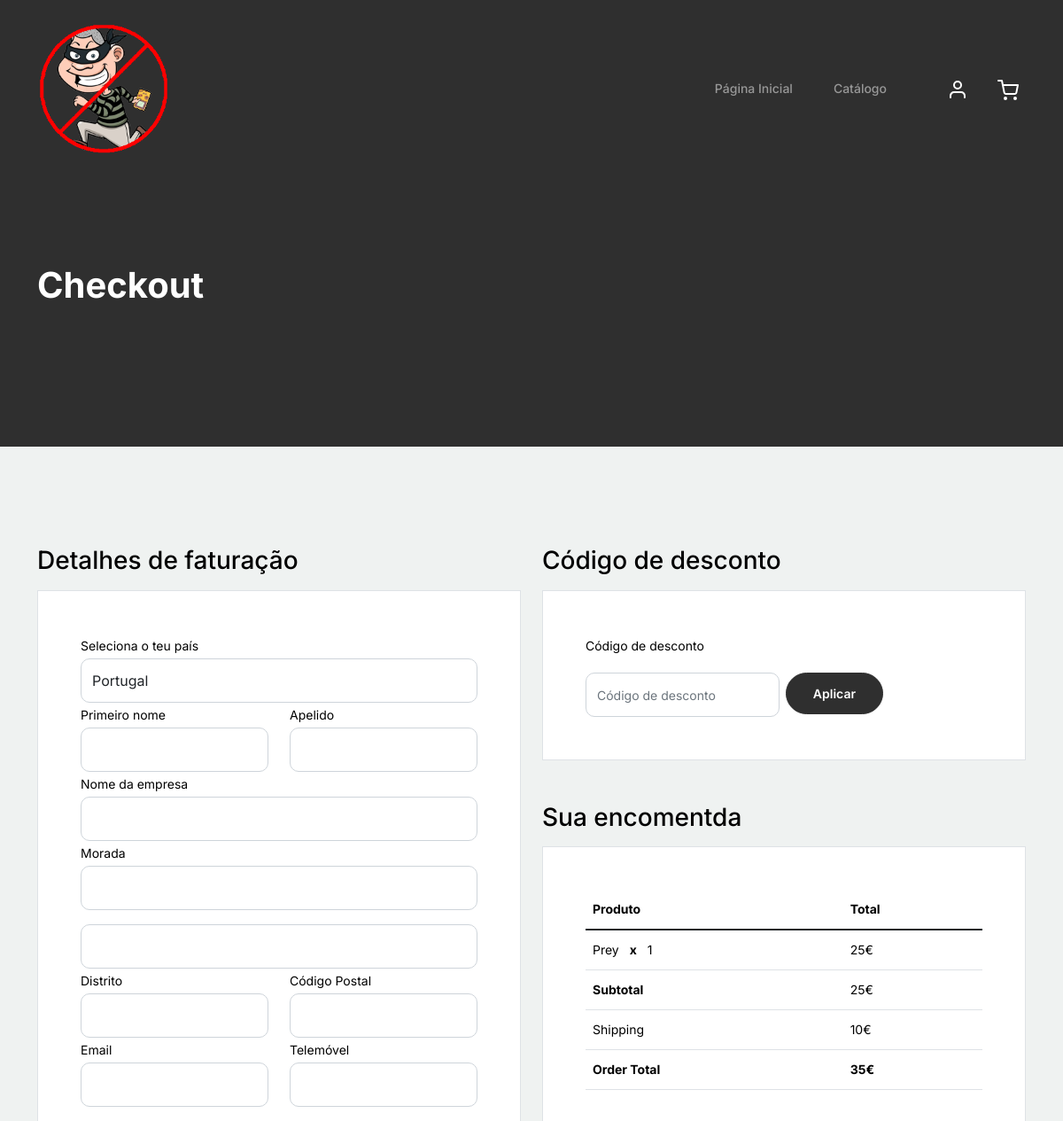
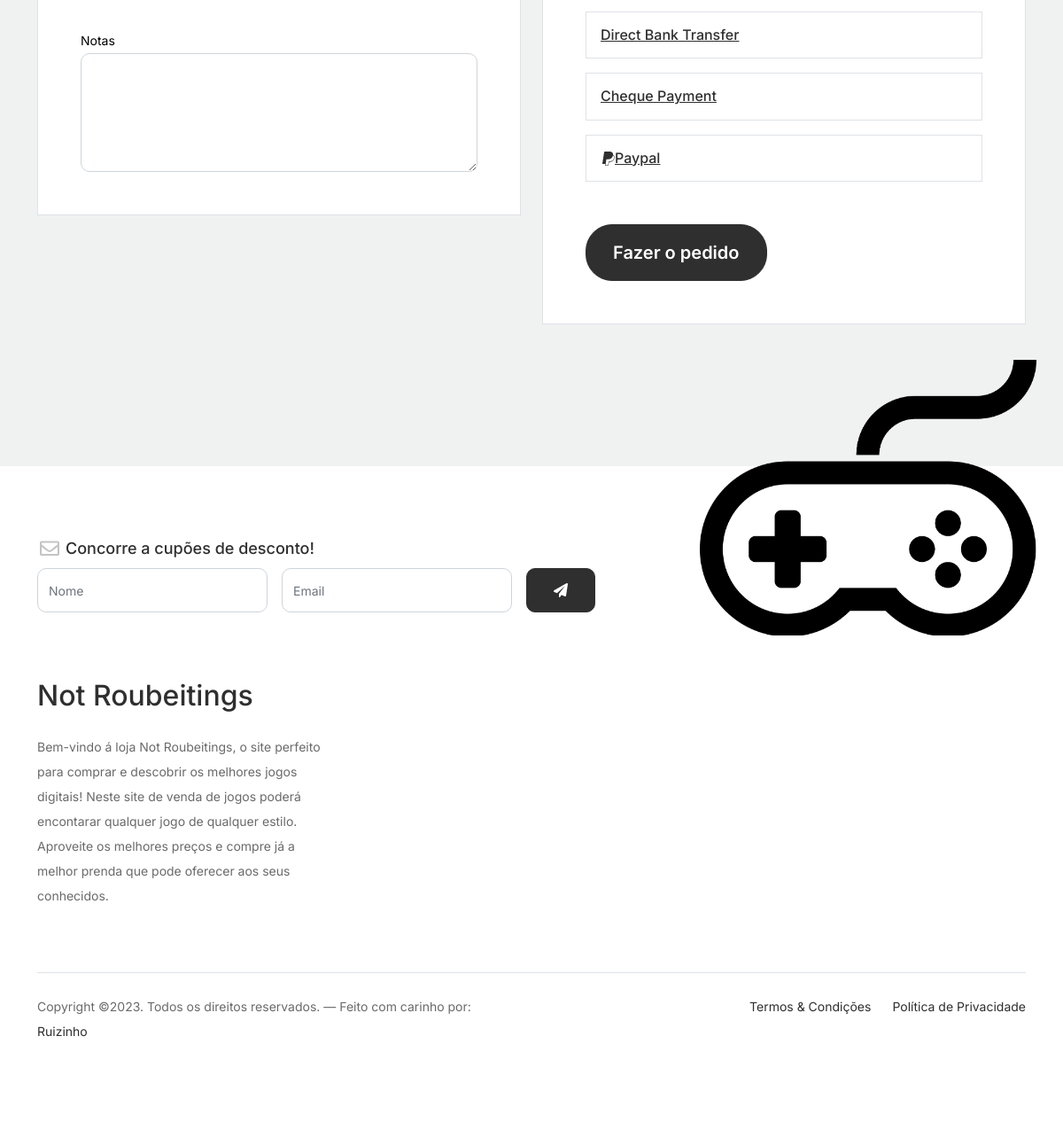
The page /notroubeitings/checkout.php (signed in) on the database its author committed (2 pictures, top to bottom).
### tables this page shows
CREATE TABLE `cart` (
  `U_ID` int(11) NOT NULL,
  `I_ID` int(11) NOT NULL,
  `Quant` int(11) NOT NULL
);

CREATE TABLE `inventory` (
  `I_ID` int(11) NOT NULL,
  `name` varchar(50) NOT NULL,
  `stock` int(11) NOT NULL,
  `price` decimal(12,2) NOT NULL,
  `Description` text NOT NULL,
  `Image` longblob DEFAULT NULL
);

### notroubeitings/php/CartDataHandler.php (called while the page is built, shortened)
<?php
function searchCartByUserId($U_ID, $conn) {
    try {
        $searchQuery = $conn->prepare("SELECT * FROM cart WHERE U_ID = :U_ID");
        $searchQuery->bindParam(":U_ID", $U_ID);
        $searchQuery->execute();
        $results = $searchQuery->fetchAll(PDO::FETCH_ASSOC);
        return $results;
    } catch (PDOException $e) {
        return "Error: " . $e->getMessage();
    }
}

### notroubeitings/php/InventoryDataHandler.php (called while the page is built, shortened)
<?php
class ItemData
{
    public function __construct($id, $name, $stock, $price, $desc, $image)
    {
        $this->name = $name;
        $this->price = $price;
    }
}
function searchInventoryItem($conn, $id)
{
    $sql = "SELECT * FROM inventory WHERE I_ID = :id";
    $stmt = $conn->prepare($sql);
    $stmt->bindParam(':id', $id);
    $stmt->execute();
    if ($stmt->rowCount() > 0) {
        $row = $stmt->fetch(PDO::FETCH_ASSOC);
        $itemData = new ItemData(
            $row['I_ID'],
            $row['name'],
            $row['stock'],
            $row['price'],
            $row['Description'],
            $row['Image']
        );
        return $itemData;
    } else {
        echo "Product with ID $id not found.";
        return null;
    }
}

### notroubeitings/checkout.php (the view, shortened to what this page needs)
<!doctype html>
<?php
include 'php/BDconection.php';
include 'php/InventoryDataHandler.php';
include 'php/CartDataHandler.php';
include 'php/UsersDataHandler.php';
?>
<html lang="en">
<head>
		<link href="css/bootstrap.min.css" rel="stylesheet">
		<link href="https://cdnjs.cloudflare.com/ajax/libs/font-awesome/6.0.0-beta3/css/all.min.css" rel="stylesheet">
		<link href="css/tiny-slider.css" rel="stylesheet">
		<link href="css/style.css" rel="stylesheet">
	</head>
	<body>
	<nav class="custom-navbar navbar navbar navbar-expand-md navbar-dark bg-dark" arial-label="Furni navigation bar">
			<div class="container">
				<a class="navbar-brand" href="index.php">
					<img src="images/logo.png" alt="Logo" width="225px">
				</a>
				<div class="collapse navbar-collapse" id="navbarsFurni">
					<ul class="custom-navbar-nav navbar-nav ms-auto mb-2 mb-md-0">
						<li><a class="nav-link" href="index.php">Página Inicial</a></li>
						<li><a class="nav-link" href="shop.php">Catálogo</a></li>
					</ul>
					<ul class="custom-navbar-cta navbar-nav mb-2 mb-md-0 ms-5">
                        <?php if(!isset($_SESSION['user'])){
                            echo '<li><a class="nav-link" href="../Login"><img src="images/user.svg"></a></li>';
                        }else{echo '<li><a class="nav-link" href="../Profile"><img src="images/user.svg"></a></li>';}?>
						<li><a class="nav-link" href="cart.php"><img src="images/cart.svg"></a></li>
					</ul>
				</div>
			</div>
		</nav>
			<div class="hero">
				<div class="container">
					<div class="row justify-content-between">
						<div class="col-lg-5">
							<div class="intro-excerpt">
								<h1>Checkout</h1>
							</div>
						</div>
						<div class="col-lg-7">
						</div>
					</div>
				</div>
			</div>
		<div class="untree_co-section">
		    <div class="container">
		      <div class="row">
		        <div class="col-md-6 mb-5 mb-md-0">
		          <h2 class="h3 mb-3 text-black">Detalhes de faturação</h2>
		          <div class="p-3 p-lg-5 border bg-white">
		            <div class="form-group">
		              <label for="c_country" class="text-black">Seleciona o teu país</span></label>
		              <select id="c_country" class="form-control">
						  <option value="11">Portugal</option>
		              </select>
		            </div>
		            <div class="form-group row">
		              <div class="col-md-6">
		                <label for="c_fname" class="text-black">Primeiro nome</span></label>
		                <input type="text" class="form-control" id="c_fname" name="c_fname">
		              </div>
		              <div class="col-md-6">
		                <label for="c_lname" class="text-black">Apelido</span></label>
		                <input type="text" class="form-control" id="c_lname" name="c_lname">
		              </div>
		            </div>
		            <div class="form-group row">
		              <div class="col-md-12">
		                <label for="c_companyname" class="text-black">Nome da empresa</label>
		                <input type="text" class="form-control" id="c_companyname" name="c_companyname">
		              </div>
		            </div>
		            <div class="form-group row">
		              <div class="col-md-12">
		                <label for="c_address" class="text-black">Morada</span></label>
		                <input type="text" class="form-control" id="c_address" name="c_address">
		              </div>
		            </div>
		            <div class="form-group mt-3">
		              <input type="text" class="form-control">
		            </div>
		            <div class="form-group row">
		              <div class="col-md-6">
		                <label for="c_state_country" class="text-black">Distrito</span></label>
		                <input type="text" class="form-control" id="c_state_country" name="c_state_country">
		              </div>
		              <div class="col-md-6">
		                <label for="c_postal_zip" class="text-black">Código Postal</span></label>
		                <input type="text" class="form-control" id="c_postal_zip" name="c_postal_zip">
		              </div>
		            </div>
		            <div class="form-group row mb-5">
		              <div class="col-md-6">
		                <label for="c_email_address" class="text-black">Email</span></label>
		                <input type="text" class="form-control" id="c_email_address" name="c_email_address">
		              </div>
		              <div class="col-md-6">
		                <label for="c_phone" class="text-black">Telemóvel</span></label>
		                <input type="text" class="form-control" id="c_phone" name="c_phone">
		              </div>
		            </div>
		            <div class="form-group">
		              <label for="c_order_notes" class="text-black">Notas</label>
		              <textarea name="c_order_notes" id="c_order_notes" cols="30" rows="5" class="form-control"></textarea>
		            </div>
		          </div>
		        </div>
		        <div class="col-md-6">
		          <div class="row mb-5">
		            <div class="col-md-12">
		              <h2 class="h3 mb-3 text-black">Código de desconto</h2>
		              <div class="p-3 p-lg-5 border bg-white">
		                <label for="c_code" class="text-black mb-3">Código de desconto</label>
		                <div class="input-group w-75 couponcode-wrap">
		                  <input type="text" class="form-control me-2" id="c_code" placeholder="Código de desconto" aria-label="Coupon Code" aria-describedby="button-addon2">
		                  <div class="input-group-append">
		                    <button class="btn btn-black btn-sm" type="button" id="button-addon2">Aplicar</button>
		                  </div>
		                </div>
		              </div>
		            </div>
		          </div>
		          <div class="row mb-5">
		            <div class="col-md-12">
		              <h2 class="h3 mb-3 text-black">Sua encomentda</h2>
		              <div class="p-3 p-lg-5 border bg-white">
		                <table class="table site-block-order-table mb-5">
		                  <thead>
		                    <th>Produto</th>
		                    <th>Total</th>
		                  </thead>
		                  <tbody>
						  	<?PHP
                            $subtotal = 0;
                            $userID = $_SESSION['user'];
                            $cartItems = searchCartByUserId($userID->id, $conn);
                            if (!empty($cartItems)) {
                                foreach ($cartItems as $cartItem) {
                                    $itemData = searchInventoryItem($conn, $cartItem['I_ID']);
                                    if ($itemData !== null) {
                                        echo '<tr>';
                                        echo '  <td>' . $itemData->name . ' <strong class="mx-2">x</strong> ' . $cartItem['Quant'] . '</td>';
                                        echo '  <td>' . ($itemData->price * $cartItem['Quant']) . '€</td>';
                                        echo '</tr>';
                                    }
                                    $subtotal += $itemData->price * $cartItem['Quant'];
                                }
                            } else {
                                echo '<tr>';
                                echo '  <td colspan="6">Não foram encontrados itens no seu carrinho</td>';
                                echo '</tr>';
                            }
                            ?>
		                    <tr>
		                      <td class="text-black font-weight-bold"><strong>Subtotal</strong></td>
		                      <td class="text-black"><?php echo $subtotal.'€';?></td>
		                    </tr>
                            <tr>
                                <td>Shipping</td>
                                <td>10€</td>
                            </tr>
		                    <tr>
		                      <td class="text-black font-weight-bold"><strong>Order Total</strong></td>
		                      <td class="text-black font-weight-bold"><strong><?php echo ($subtotal+10).'€';?></strong></td>
		                    </tr>
		                  </tbody>
		                </table>
		                <div class="border p-3 mb-3">
		                  <h3 class="h6 mb-0"><a class="d-block" data-bs-toggle="collapse" href="#collapsebank" role="button" aria-expanded="false" aria-controls="collapsebank">Direct Bank Transfer</a></h3>
		                </div>
		                <div class="border p-3 mb-3">
		                  <h3 class="h6 mb-0"><a class="d-block" data-bs-toggle="collapse" href="#collapsecheque" role="button" aria-expanded="false" aria-controls="collapsecheque">Cheque Payment</a></h3>
		                </div>
		                <div class="border p-3 mb-5">
		                  <h3 class="h6 mb-0"><a class="d-block" data-bs-toggle="collapse" href="#collapsepaypal" role="button" aria-expanded="false" aria-controls="collapsepaypal">Paypal</a></h3>
		                </div>
		                <div class="form-group">
		                  <button class="btn btn-black btn-lg py-3 btn-block" onclick="window.location='php/CheckOut.php'">Fazer o pedido</button>
		                </div>
		              </div>
		            </div>
		          </div>
		        </div>
		      </div>
		    </div>
		  </div>
		  <footer class="footer-section">
			<div class="container relative">
				<div class="sofa-img">
					<img src="images/controller.png" alt="Image" class="img-fluid">
				</div>
				<div class="row">
					<div class="col-lg-8">
						<div class="subscription-form">
							<h3 class="d-flex align-items-center"><span class="me-1"><img src="images/envelope-outline.svg" alt="Image" class="img-fluid"></span><span>Concorre a cupões de desconto!</span></h3>
							<form action="#" class="row g-3">
								<div class="col-auto">
									<input type="text" class="form-control" placeholder="Nome">
								</div>
								<div class="col-auto">
									<input type="email" class="form-control" placeholder="Email">
								</div>
								<div class="col-auto">
									<button class="btn btn-primary">
										<span class="fa fa-paper-plane"></span>
									</button>
								</div>
							</form>
						</div>
					</div>
				</div>
				<div class="row g-5 mb-5">
					<div class="col-lg-4">
						<div class="mb-4 footer-logo-wrap"><a href="#" class="footer-logo">Not Roubeitings</a></div>
						<p class="mb-4">Bem-vindo á loja Not Roubeitings, o site perfeito para comprar e descobrir os melhores jogos digitais! Neste site de venda de jogos poderá encontarar qualquer jogo de qualquer estilo. Aproveite os melhores preços e compre já a melhor prenda que pode oferecer aos seus conhecidos.</p>
					</div>
				</div>
				<div class="border-top copyright">
					<div class="row pt-4">
						<div class="col-lg-6">
							<p class="mb-2 text-center text-lg-start">Copyright &copy;<script>document.write(new Date().getFullYear());</script>. Todos os direitos reservados. &mdash; Feito com carinho por: <a href="#">Ruizinho</a>    </p>
						</div>
						<div class="col-lg-6 text-center text-lg-end">
							<ul class="list-unstyled d-inline-flex ms-auto">
								<li class="me-4"><a href="#">Termos &amp; Condições</a></li>
								<li><a href="#">Política de Privacidade</a></li>
							</ul>
						</div>
					</div>
				</div>
			</div>
		</footer>
	</body>
</html>

### rows shown on the page
cart: I_ID.name "Prey", Quant "1", $itemData->price * $cartItem['Quant'] "25"

### other values the page prints
$subtotal "25"
$subtotal+10 "35"
